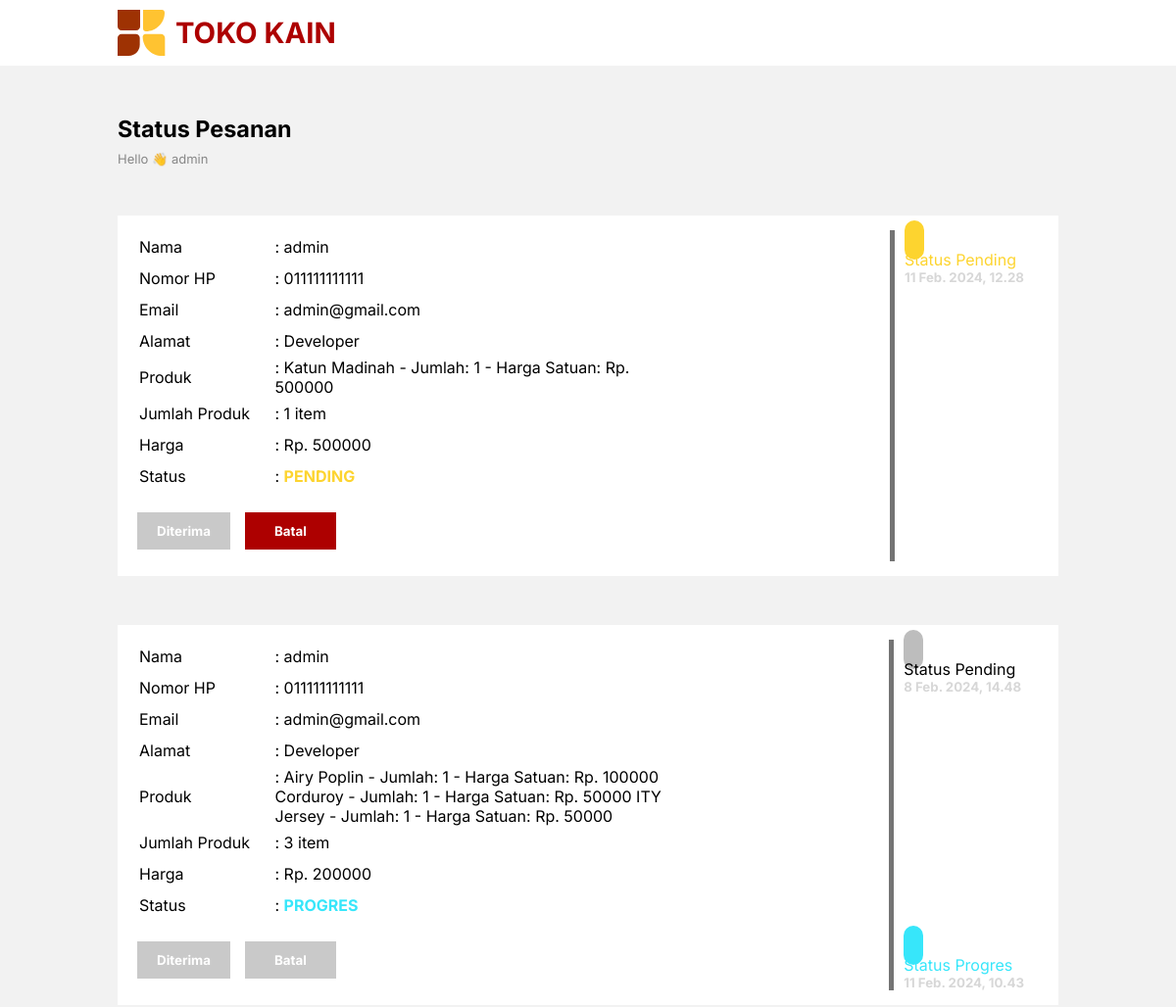
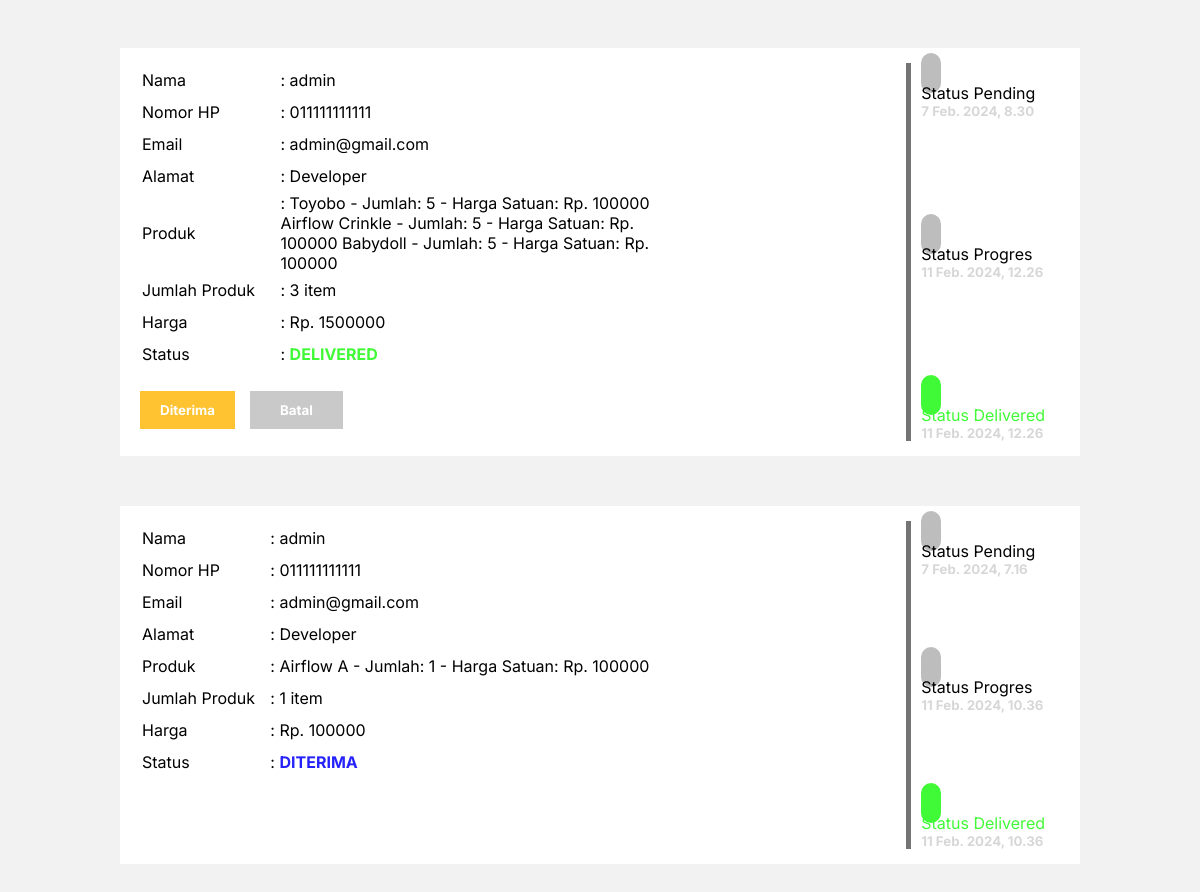
The app's page /status/ (signed in), older data (2 pictures, top to bottom).
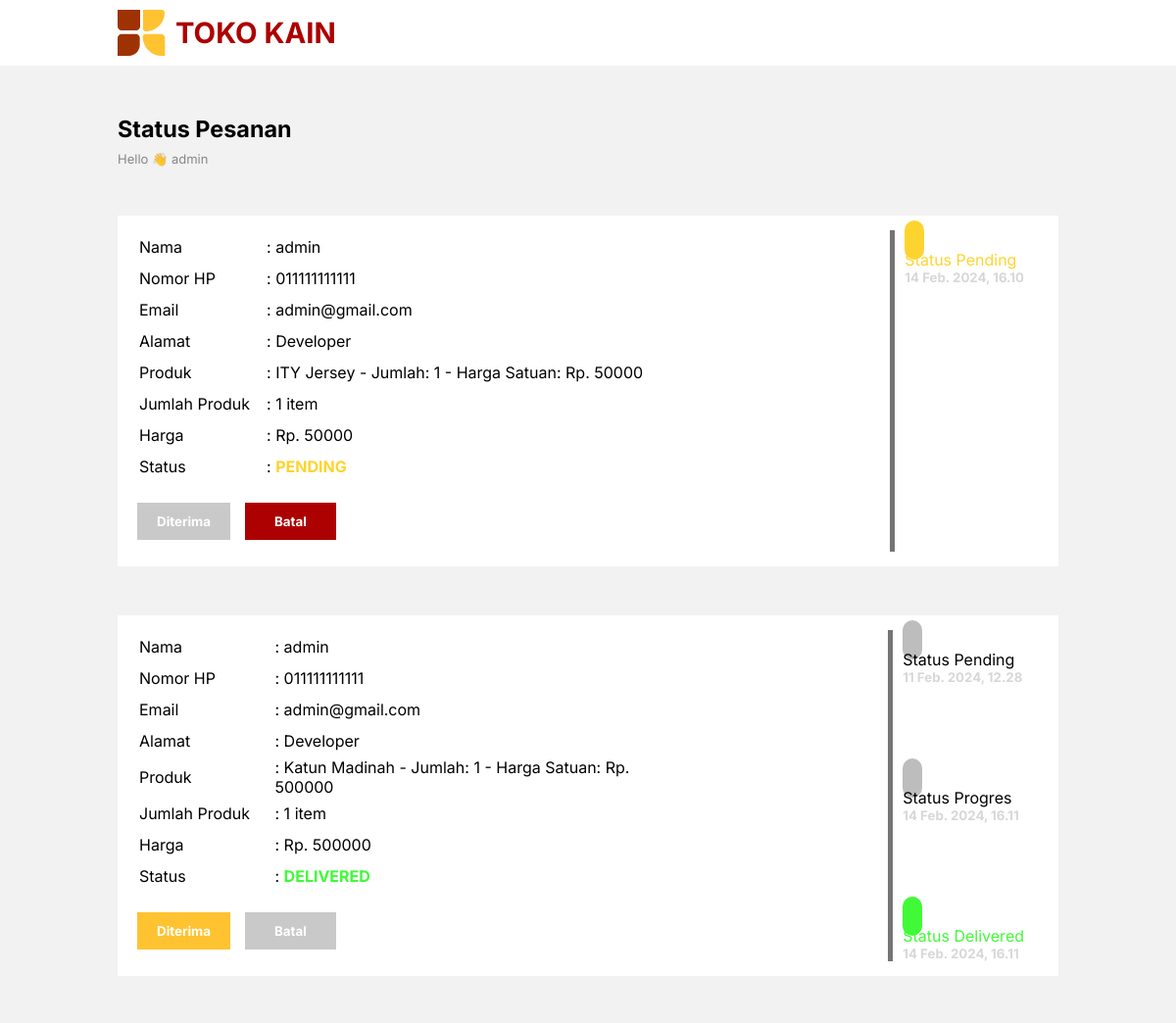
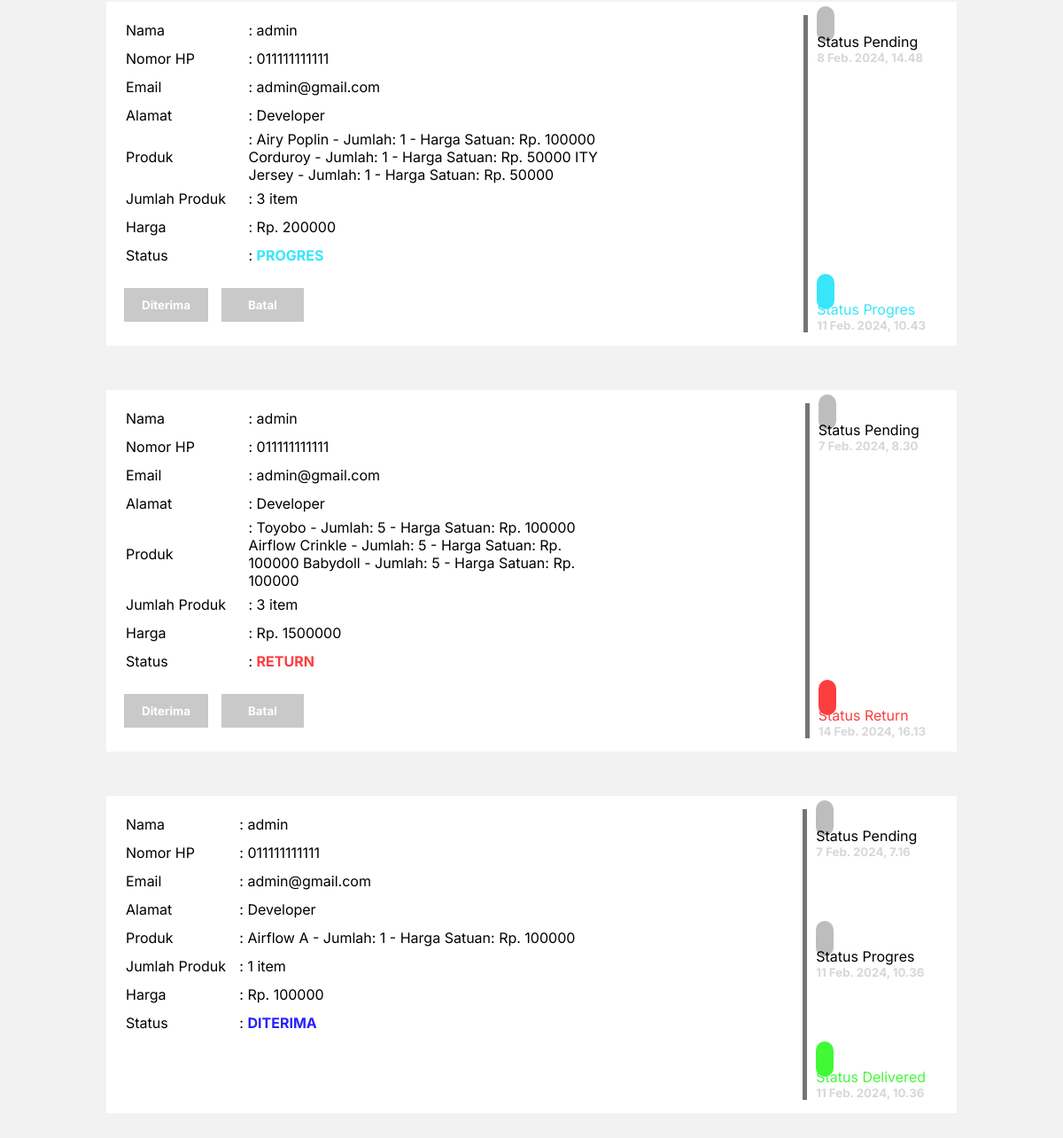
The same page, newer data (2 pictures, top to bottom).
### greenstore_app/models.py (models this page shows, shortened)
class Pesanan(models.Model):
    STATUS_CHOICES = [
        ('PENDING', 'Pending'),
        ('PROGRES', 'Progres'),
        ('DELIVERED', 'Delivered'),
        ('RETURN', 'Return'),
    ]
    nama_user = models.ForeignKey(CustomUser, on_delete=models.CASCADE)
    nomor_hp = models.CharField(max_length=20)
    email = models.EmailField()
    alamat = models.CharField(max_length=255)
    jumlah_items = models.PositiveIntegerField()
    total_harga = models.IntegerField()
    pesanan_detail = models.TextField()
    status = models.CharField(max_length=10, choices=STATUS_CHOICES, default='PENDING')
    created_at = models.DateTimeField(auto_now_add=True)
    updated_at = models.DateTimeField(auto_now=True)
    diterima = models.BooleanField(default=False)

class CustomUser(AbstractUser):
    nomor = models.CharField(max_length=20)
    alamat = models.CharField(max_length=255)

### greenstore_app/views.py (the view)
# urls.py: path('status/', PesananListView.as_view(), name='status'),
class PesananListView(ListView):
    model = Pesanan
    template_name = 'status.html'
    context_object_name = 'pesanan'
    def get_queryset(self):
        return Pesanan.objects.filter(nama_user=self.request.user).order_by('-id')

### templates/status.html (shortened to what the changed rows need)
{% load static %}
<!DOCTYPE html>
<html lang="en">
<head>
    <link rel="stylesheet" href="{%static 'css/main.css'%}">
</head>
<body>
    <div class="container">
        {% for order in pesanan %}
        <div class="content2">
            <div class="detail">
                <table>
                    <tr>
                        <td>Nama</td>
                        <td>: {{ order.nama_user }}</td>
                    </tr>
                    <tr>
                        <td style="width: 25%;">Nomor HP</td>
                        <td>: {{ order.nomor_hp }}</td>
                    </tr>
                    <tr>
                        <td>Email</td>
                        <td>: {{ order.email }}</td>
                    </tr>
                    <tr>
                        <td>Alamat</td>
                        <td>: {{ order.alamat }}</td>
                    </tr>
                    <tr>
                        <td>Produk</td>
                        <td>: {{ order.pesanan_detail }}</td>
                    </tr>
                    <tr>
                        <td>Jumlah Produk</td>
                        <td>: {{ order.jumlah_items }} item</td>
                    </tr>
                    <tr>
                        <td>Harga</td>
                        <td>: Rp. {{ order.total_harga }}</td>
                    </tr>
                    <tr>
                        <td>Status</td>
                        {% if order.status  == "DELIVERED" %}
                            {% if order.diterima  == True %}
                                <td>: <span style="font-weight: bold; color: rgb(38, 34, 250);">DITERIMA</span> </td>
                            {% else %}
                                <td>: <span style="font-weight: bold; color: rgb(65, 250, 55);">{{ order.status }}</span></td>
                            {% endif %}
                        {% elif order.status  == "PROGRES" %}
                            <td>: <span style="font-weight: bold; color: rgb(55, 230, 250);">{{ order.status }}</span></td>
                        {% elif order.status  == "RETURN" %}
                            <td>: <span style="font-weight: bold; color: rgb(253, 62, 62);">{{ order.status }}</span></td>
                        {% else %}
                            <td>: <span style="font-weight: bold; color: rgb(253, 212, 47);">{{ order.status }}</span></td>
                        {% endif %}
                    </tr>
                </table>
                <div class="btn-status">
                    {% if order.status  == "DELIVERED" %}
                        {% if order.status == "DELIVERED" and not order.diterima %}
                        <button class="btn-diterima" data-order-id="{{ order.id }}">Diterima</button>
                        <button disabled style="background-color: rgb(201, 201, 201); cursor: not-allowed;">Batal</button>
                        {% endif %}
                    {% elif order.status  == "RETURN" or order.status  == "PROGRES" %}
                        <button disabled style="background-color: rgb(201, 201, 201); cursor: not-allowed;">Diterima</button>
                        <button disabled style="background-color: rgb(201, 201, 201); cursor: not-allowed;">Batal</button>
                    {% else %}
                        <button disabled style="background-color: rgb(201, 201, 201); cursor: not-allowed;">Diterima</button>
                        <button onclick="batalkanPesanan({{ order.id }})">Batal</button>
                    {% endif %}
                </div>
            </div>
            <div class="progres">
                <span id="line"></span>
                {% if order.status  == "DELIVERED" %}
                <div class="pg1">
                    <ion-icon name="cube-outline" id="pgrs1"></ion-icon>
                    <div class="">
                        <p >Status Pending</p>
                        <h5>{{order.created_at}}</h5>
                    </div>
                </div>
                <div class="pg2">
                    <ion-icon name="checkbox-outline" id="pgrs2" ></ion-icon>
                    <div class="">
                        <p >Status Progres</p>
                        <h5>{{order.updated_at}}</h5>
                    </div>
                </div>
                <div class="pg2">
                    <ion-icon name="checkbox-outline" id="pgrs2" style="background-color: rgb(65, 250, 55);"></ion-icon>
                    <div class="">
                        <p style="color: rgb(65, 250, 55);">Status Delivered</p>
                        <h5>{{order.updated_at}}</h5>
                    </div>
                </div>
                {% elif order.status  == "PROGRES" %}
                <div class="pg1">
                    <ion-icon name="cube-outline" id="pgrs1"></ion-icon>
                    <div class="">
                        <p >Status Pending</p>
                        <h5>{{order.created_at}}</h5>
                    </div>
                </div>
                <div class="pg2">
                    <ion-icon name="checkbox-outline" id="pgrs2" style="background-color: rgb(55, 230, 250);"></ion-icon>
                    <div class="">
                        <p style="color: rgb(55, 230, 250);">Status Progres</p>
                        <h5>{{order.updated_at}}</h5>
                    </div>
                </div>
                {% elif order.status  == "RETURN" %}
                <div class="pg1">
                    <ion-icon name="cube-outline" id="pgrs1"></ion-icon>
                    <div class="">
                        <p >Status Pending</p>
                        <h5>{{order.created_at}}</h5>
                    </div>
                </div>
                <div class="pg1">
                    <ion-icon name="close-circle-outline" id="pgrs1" style="background-color: rgb(253, 62, 62);"></ion-icon>
                    <div class="">
                        <p style="color: rgb(253, 62, 62);">Status Return</p>
                        <h5>{{order.updated_at}}</h5>
                    </div>
                </div>
                {% else %}
                <div class="pg1">
                    <ion-icon name="cube-outline" id="pgrs1" style="background-color: rgb(253, 212, 47);"></ion-icon>
                    <div class="">
                        <p style="color: rgb(253, 212, 47);">Status Pending</p>
                        <h5>{{order.created_at}}</h5>
                    </div>
                </div>
                {% endif %}
            </div>
        </div>
         {% endfor %}
    </div>
</body>
</html>

Row changes from the older to the newer data that the page shows:
added Pesanan: nama_user "admin", nomor_hp "011111111111", email "admin@gmail.com", alamat "Developer", pesanan_detail "ITY Jersey - Jumlah: 1 - Harga Satuan: Rp. 50000", jumlah_items "1", total_harga "50000", status "PENDING", created_at "14 Feb. 2024, 16.10"
changed Pesanan "Katun Madinah - Jumlah: 1 - Harga Satuan: Rp. 500000": updated_at (not shown) → "14 Feb. 2024, 16.11"; status "PENDING" → "DELIVERED"
changed Pesanan: status "DELIVERED" → "RETURN"; updated_at "11 Feb. 2024, 12.26" → "14 Feb. 2024, 16.13"; updated_at "11 Feb. 2024, 12.26" → (not shown); status "Status Progres Status Delivered" → "Status Return"
